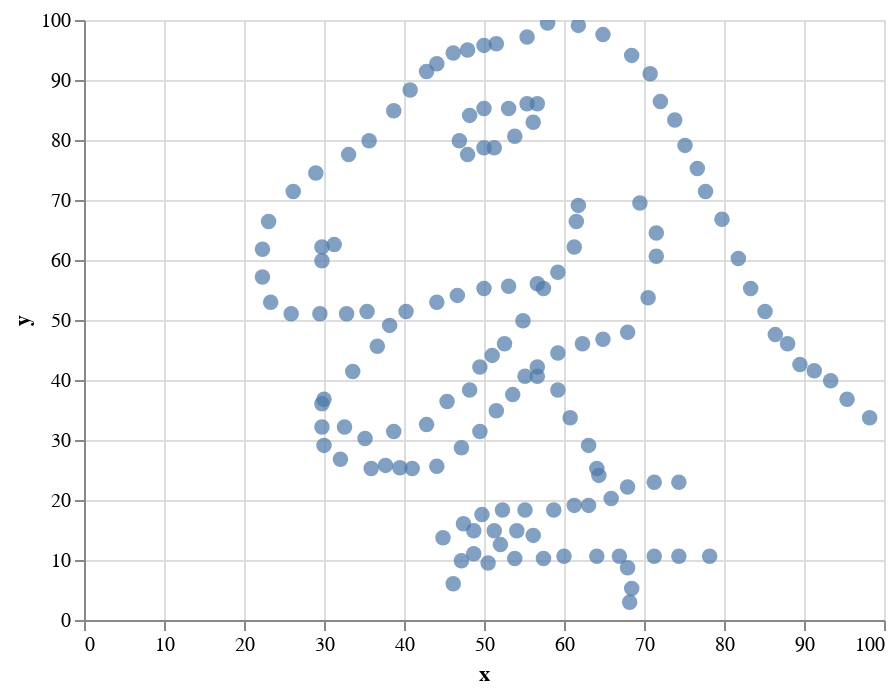

This figure's notebook cell:
### Markdown cell above
Looks quite similar, eh?

Now try and visualize the 3 datasets!

### Code cell
alt.Chart(dataset3).mark_circle(size=60).encode(
    x='x',
    y='y'
).interactive()

### Figure 1 — Vega-Lite specification as saved in the notebook (floating-point values rounded to 4 significant figures; data arrays with more than 128 entries replaced by an {"elided": "..."} marker saying what was removed)
{"$schema": "https://vega.github.io/schema/vega-lite/v3.4.0.json", "config": {"mark": {"tooltip": null}, "view": {"height": 300, "width": 400}}, "data": {"name": "data-7fd9a858a29cdf776b51e615324c2b6f"}, "datasets": {"data-7fd9a858a29cdf776b51e615324c2b6f": {"elided": "142 records"}}, "encoding": {"x": {"field": "x", "type": "quantitative"}, "y": {"field": "y", "type": "quantitative"}}, "mark": {"size": 60, "type": "circle"}, "selection": {"selector011": {"bind": "scales", "encodings": ["x", "y"], "type": "interval"}}}
